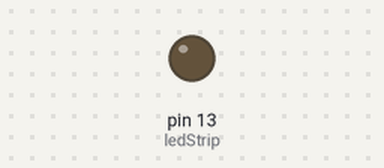
A sketch run on a simulated Arduino Uno, built with avr-gcc and run on an emulated ATmega328P. On the bench: output pins drawn as LEDs (lit = HIGH). Random numbers use the default seed unless the sketch sets one.

Above: at 0.1 s.
At 35.9 s:
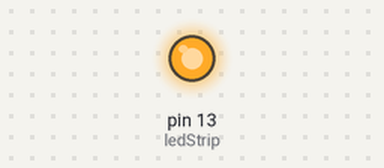
Timing chart, 0 to 40.0 s (numbered marks = the images above):
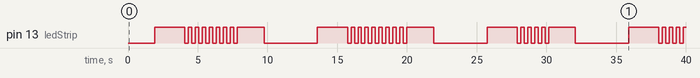

The sketch:

apple_random_strobe.ino
```cpp
/**
 * Pattern Blinking LED
 * Will produce a pattern like the Apple Breathing, interrupted by random strobe
 * @author me@nishantarora.in whizzzkid
 */
const int ledStrip = 13;
int i,c = 0;
int maxPower = 255;

void setup(){
  // initialize the LED as an output:
  pinMode(ledStrip, OUTPUT);
}

void loop(){
  for (i = 0; i < maxPower; i++) {
    analogWrite(ledStrip, i);
    delay(15);
  }
  for(c=0; c<random(5,15); c++){
    analogWrite(ledStrip, i);
    delay(250);
    analogWrite(ledStrip, 0);
    delay(250);
  }
  for (i = maxPower; i > 0; i--){
    analogWrite(ledStrip, i);
    delay(15);
  }
}
```

Measured:
- by itself, pin 13 (ledStrip): LOW → HIGH at 1.9 s, → LOW 2.2 s later, → HIGH 0.25 s later, → LOW 0.25 s later, … (59 changes in this stretch)
